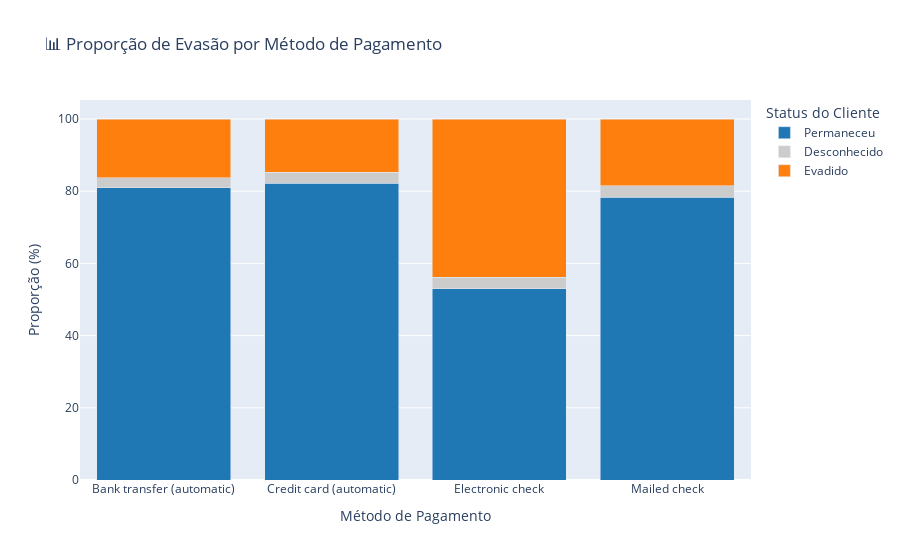
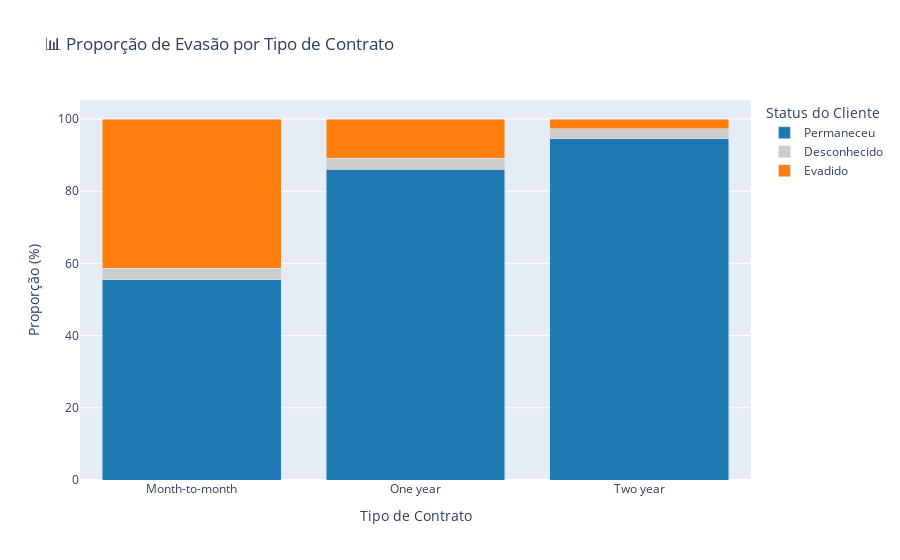
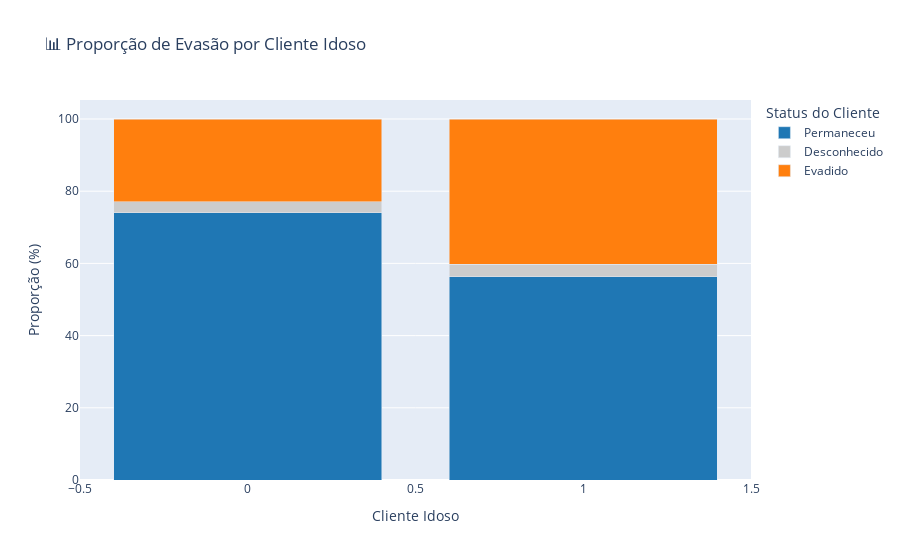

The cell these charts' notebook holds for them, in order:
### Code cell
import pandas as pd
df = dados_principal.copy()

df['Evasao'] = df['Evasao'].map({1: 'Evadido', 0: 'Permaneceu'})
df['Evasao'] = df['Evasao'].fillna('Desconhecido')

variaveis_categoricas = ['Metodo_Pagamento', 'Tipo_Contrato', 'Idoso']
nomes_colunas = {
    'Metodo_Pagamento': 'Método de Pagamento',
    'Tipo_Contrato': 'Tipo de Contrato',
    'Idoso': 'Cliente Idoso'
}

mapa_cores = {
    'Permaneceu': '#1f77b4',
    'Evadido': '#ff7f0e',
    'Desconhecido': '#cccccc'
}

for coluna in variaveis_categoricas:
    df_plot = df.copy()
    tabela_evasao = pd.crosstab(df_plot[coluna], df_plot['Evasao'], normalize='index') * 100

    print(f"\nDistribuição de Evasão por {nomes_colunas.get(coluna, coluna)}:")
    print(tabela_evasao.to_markdown(numalign="left", stralign="left"))

    tabela_evasao = tabela_evasao.reset_index()
    colunas_evasao = [c for c in ['Permaneceu', 'Evadido', 'Desconhecido'] if c in tabela_evasao.columns]

    df_melted = tabela_evasao.melt(
        id_vars=[coluna],
        value_vars=colunas_evasao,
        var_name='Status de Evasão',
        value_name='Proporção de Clientes (%)'
    )

    fig = px.bar(
        df_melted,
        x=coluna,
        y='Proporção de Clientes (%)',
        color='Status de Evasão',
        title=f'📊 Proporção de Evasão por {nomes_colunas.get(coluna, coluna)}',
        labels={
            coluna: nomes_colunas.get(coluna, coluna),
            'Proporção de Clientes (%)': 'Proporção (%)'
        },
        barmode='stack',
        color_discrete_map=mapa_cores,
        category_orders={"Status de Evasão": ['Permaneceu', 'Desconhecido', 'Evadido']}
    )

    fig.update_layout(legend_title_text='Status do Cliente')


    fig.show()

    nome_arquivo = f"evasao_por_{coluna.lower()}.png"
    fig.write_image(nome_arquivo, scale=2)
    print(f"Gráfico salvo como: {nome_arquivo}")

### Figure 1 — Plotly figure (JSON) as saved in the notebook; plotly's stock layout.template omitted (floating-point values rounded to 4 significant figures)
{"data": [{"hovertemplate": "Status de Evasão=Permaneceu<br>Método de Pagamento=%{x}<br>Proporção (%)=%{y}<extra></extra>", "legendgroup": "Permaneceu", "marker": {"color": "#1f77b4", "pattern": {"shape": ""}}, "name": "Permaneceu", "orientation": "v", "showlegend": true, "textposition": "auto", "type": "bar", "x": ["Bank transfer (automatic)", "Credit card (automatic)", "Electronic check", "Mailed check"], "xaxis": "x", "y": [80.93, 82.27, 52.92, 78.32], "yaxis": "y"}, {"hovertemplate": "Status de Evasão=Desconhecido<br>Método de Pagamento=%{x}<br>Proporção (%)=%{y}<extra></extra>", "legendgroup": "Desconhecido", "marker": {"color": "#cccccc", "pattern": {"shape": ""}}, "name": "Desconhecido", "orientation": "v", "showlegend": true, "textposition": "auto", "type": "bar", "x": ["Bank transfer (automatic)", "Credit card (automatic)", "Electronic check", "Mailed check"], "xaxis": "x", "y": [2.832, 2.934, 3.272, 3.183], "yaxis": "y"}, {"hovertemplate": "Status de Evasão=Evadido<br>Método de Pagamento=%{x}<br>Proporção (%)=%{y}<extra></extra>", "legendgroup": "Evadido", "marker": {"color": "#ff7f0e", "pattern": {"shape": ""}}, "name": "Evadido", "orientation": "v", "showlegend": true, "textposition": "auto", "type": "bar", "x": ["Bank transfer (automatic)", "Credit card (automatic)", "Electronic check", "Mailed check"], "xaxis": "x", "y": [16.24, 14.8, 43.8, 18.5], "yaxis": "y"}], "layout": {"barmode": "stack", "legend": {"title": {"text": "Status do Cliente"}, "tracegroupgap": 0}, "title": {"text": "📊 Proporção de Evasão por Método de Pagamento"}, "xaxis": {"anchor": "y", "domain": [0, 1], "title": {"text": "Método de Pagamento"}}, "yaxis": {"anchor": "x", "domain": [0, 1], "title": {"text": "Proporção (%)"}}}}

### Figure 2 — Plotly figure (JSON) as saved in the notebook; plotly's stock layout.template omitted (floating-point values rounded to 4 significant figures)
{"data": [{"hovertemplate": "Status de Evasão=Permaneceu<br>Tipo de Contrato=%{x}<br>Proporção (%)=%{y}<extra></extra>", "legendgroup": "Permaneceu", "marker": {"color": "#1f77b4", "pattern": {"shape": ""}}, "name": "Permaneceu", "orientation": "v", "showlegend": true, "textposition": "auto", "type": "bar", "x": ["Month-to-month", "One year", "Two year"], "xaxis": "x", "y": [55.43, 86.04, 94.49], "yaxis": "y"}, {"hovertemplate": "Status de Evasão=Desconhecido<br>Tipo de Contrato=%{x}<br>Proporção (%)=%{y}<extra></extra>", "legendgroup": "Desconhecido", "marker": {"color": "#cccccc", "pattern": {"shape": ""}}, "name": "Desconhecido", "orientation": "v", "showlegend": true, "textposition": "auto", "type": "bar", "x": ["Month-to-month", "One year", "Two year"], "xaxis": "x", "y": [3.246, 3.028, 2.754], "yaxis": "y"}, {"hovertemplate": "Status de Evasão=Evadido<br>Tipo de Contrato=%{x}<br>Proporção (%)=%{y}<extra></extra>", "legendgroup": "Evadido", "marker": {"color": "#ff7f0e", "pattern": {"shape": ""}}, "name": "Evadido", "orientation": "v", "showlegend": true, "textposition": "auto", "type": "bar", "x": ["Month-to-month", "One year", "Two year"], "xaxis": "x", "y": [41.32, 10.93, 2.754], "yaxis": "y"}], "layout": {"barmode": "stack", "legend": {"title": {"text": "Status do Cliente"}, "tracegroupgap": 0}, "title": {"text": "📊 Proporção de Evasão por Tipo de Contrato"}, "xaxis": {"anchor": "y", "domain": [0, 1], "title": {"text": "Tipo de Contrato"}}, "yaxis": {"anchor": "x", "domain": [0, 1], "title": {"text": "Proporção (%)"}}}}

### Figure 3 — Plotly figure (JSON) as saved in the notebook; plotly's stock layout.template omitted (floating-point values rounded to 4 significant figures)
{"data": [{"hovertemplate": "Status de Evasão=Permaneceu<br>Cliente Idoso=%{x}<br>Proporção (%)=%{y}<extra></extra>", "legendgroup": "Permaneceu", "marker": {"color": "#1f77b4", "pattern": {"shape": ""}}, "name": "Permaneceu", "orientation": "v", "showlegend": true, "textposition": "auto", "type": "bar", "x": [0, 1], "xaxis": "x", "y": [74.08, 56.35], "yaxis": "y"}, {"hovertemplate": "Status de Evasão=Desconhecido<br>Cliente Idoso=%{x}<br>Proporção (%)=%{y}<extra></extra>", "legendgroup": "Desconhecido", "marker": {"color": "#cccccc", "pattern": {"shape": ""}}, "name": "Desconhecido", "orientation": "v", "showlegend": true, "textposition": "auto", "type": "bar", "x": [0, 1], "xaxis": "x", "y": [3.024, 3.384], "yaxis": "y"}, {"hovertemplate": "Status de Evasão=Evadido<br>Cliente Idoso=%{x}<br>Proporção (%)=%{y}<extra></extra>", "legendgroup": "Evadido", "marker": {"color": "#ff7f0e", "pattern": {"shape": ""}}, "name": "Evadido", "orientation": "v", "showlegend": true, "textposition": "auto", "type": "bar", "x": [0, 1], "xaxis": "x", "y": [22.89, 40.27], "yaxis": "y"}], "layout": {"barmode": "stack", "legend": {"title": {"text": "Status do Cliente"}, "tracegroupgap": 0}, "title": {"text": "📊 Proporção de Evasão por Cliente Idoso"}, "xaxis": {"anchor": "y", "domain": [0, 1], "title": {"text": "Cliente Idoso"}}, "yaxis": {"anchor": "x", "domain": [0, 1], "title": {"text": "Proporção (%)"}}}}
